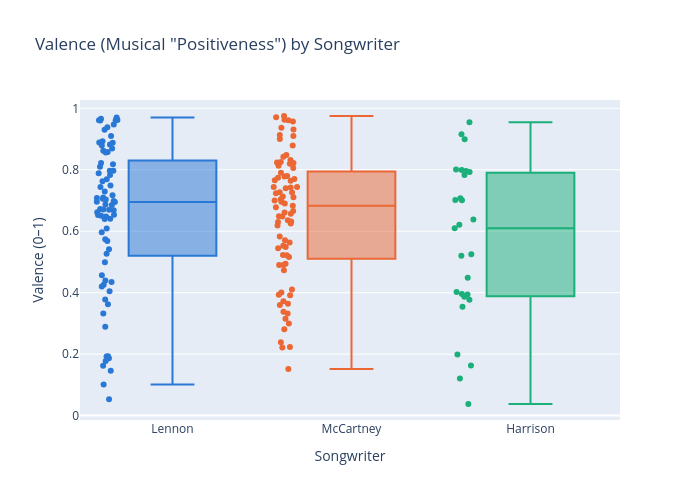

Notebook cell for this chart:
### Markdown cell above
### Box plot
A box shows the median (middle line), the middle 50% of songs (the box), and the range (whiskers). `points='all'` also draws each song; hover to see which one. [Docs](https://plotly.com/python/box-plots/)

### Code cell
fig = px.box(songs[songs['songwriter_group'].isin(big_three)],
             x='songwriter_group', y='valence', color='songwriter_group',
             color_discrete_map=songwriter_colors, points='all',
             hover_data=['title', 'year'],
             title='Valence (Musical "Positiveness") by Songwriter',
             labels={'songwriter_group': 'Songwriter', 'valence': 'Valence (0–1)'})
fig.update_layout(width=700, height=500, showlegend=False)
fig.show()

### Figure 1 — Plotly figure (JSON) as saved in the notebook; plotly's stock layout.template omitted (floating-point values rounded to 4 significant figures; data arrays with more than 128 entries replaced by an {"elided": "..."} marker saying what was removed)
{"data": [{"alignmentgroup": "True", "boxpoints": "all", "customdata": {"elided": "77x2 mixed values"}, "hovertemplate": "Songwriter=%{x}<br>Valence (0–1)=%{y}<br>title=%{customdata[0]}<br>year=%{customdata[1]}<extra></extra>", "legendgroup": "Lennon", "marker": {"color": "#2a78d6"}, "name": "Lennon", "notched": false, "offsetgroup": "Lennon", "orientation": "v", "showlegend": true, "type": "box", "x": ["Lennon", "Lennon", "Lennon", "Lennon", "Lennon", "Lennon", "Lennon", "Lennon", "Lennon", "Lennon", "Lennon", "Lennon", "Lennon", "Lennon", "Lennon", "Lennon", "Lennon", "Lennon", "Lennon", "Lennon", "Lennon", "Lennon", "Lennon", "Lennon", "Lennon", "Lennon", "Lennon", "Lennon", "Lennon", "Lennon", "Lennon", "Lennon", "Lennon", "Lennon", "Lennon", "Lennon", "Lennon", "Lennon", "Lennon", "Lennon", "Lennon", "Lennon", "Lennon", "Lennon", "Lennon", "Lennon", "Lennon", "Lennon", "Lennon", "Lennon", "Lennon", "Lennon", "Lennon", "Lennon", "Lennon", "Lennon", "Lennon", "Lennon", "Lennon", "Lennon", "Lennon", "Lennon", "Lennon", "Lennon", "Lennon", "Lennon", "Lennon", "Lennon", "Lennon", "Lennon", "Lennon", "Lennon", "Lennon", "Lennon", "Lennon", "Lennon", "Lennon"], "x0": " ", "xaxis": "x", "y": [0.797, 0.858, 0.879, 0.653, 0.966, 0.744, 0.597, 0.162, 0.71, 0.187, 0.362, 0.729, 0.332, 0.67, 0.527, 0.609, 0.574, 0.783, 0.81, 0.457, 0.893, 0.789, 0.93, 0.178, 0.44, 0.662, 0.763, 0.947, 0.654, 0.962, 0.889, 0.769, 0.91, 0.42, 0.641, 0.96, 0.698, 0.717, 0.856, 0.568, 0.862, 0.685, 0.193, 0.668, 0.97, 0.882, 0.869, 0.65, 0.961, 0.687, 0.888, 0.706, 0.499, 0.541, 0.405, 0.708, 0.695, 0.101, 0.822, 0.671, 0.672, 0.289, 0.192, 0.797, 0.938, 0.648, 0.703, 0.749, 0.0534, 0.146, 0.64, 0.435, 0.426, 0.961, 0.696, 0.818, 0.378], "y0": " ", "yaxis": "y"}, {"alignmentgroup": "True", "boxpoints": "all", "customdata": {"elided": "81x2 mixed values"}, "hovertemplate": "Songwriter=%{x}<br>Valence (0–1)=%{y}<br>title=%{customdata[0]}<br>year=%{customdata[1]}<extra></extra>", "legendgroup": "McCartney", "marker": {"color": "#eb6834"}, "name": "McCartney", "notched": false, "offsetgroup": "McCartney", "orientation": "v", "showlegend": true, "type": "box", "x": ["McCartney", "McCartney", "McCartney", "McCartney", "McCartney", "McCartney", "McCartney", "McCartney", "McCartney", "McCartney", "McCartney", "McCartney", "McCartney", "McCartney", "McCartney", "McCartney", "McCartney", "McCartney", "McCartney", "McCartney", "McCartney", "McCartney", "McCartney", "McCartney", "McCartney", "McCartney", "McCartney", "McCartney", "McCartney", "McCartney", "McCartney", "McCartney", "McCartney", "McCartney", "McCartney", "McCartney", "McCartney", "McCartney", "McCartney", "McCartney", "McCartney", "McCartney", "McCartney", "McCartney", "McCartney", "McCartney", "McCartney", "McCartney", "McCartney", "McCartney", "McCartney", "McCartney", "McCartney", "McCartney", "McCartney", "McCartney", "McCartney", "McCartney", "McCartney", "McCartney", "McCartney", "McCartney", "McCartney", "McCartney", "McCartney", "McCartney", "McCartney", "McCartney", "McCartney", "McCartney", "McCartney", "McCartney", "McCartney", "McCartney", "McCartney", "McCartney", "McCartney", "McCartney", "McCartney", "McCartney", "McCartney"], "x0": " ", "xaxis": "x", "y": [0.9, 0.778, 0.636, 0.822, 0.494, 0.91, 0.372, 0.842, 0.704, 0.74, 0.545, 0.82, 0.744, 0.813, 0.678, 0.619, 0.713, 0.332, 0.764, 0.239, 0.571, 0.563, 0.711, 0.806, 0.281, 0.522, 0.36, 0.649, 0.963, 0.553, 0.971, 0.683, 0.832, 0.79, 0.625, 0.937, 0.774, 0.364, 0.913, 0.3, 0.78, 0.41, 0.848, 0.744, 0.63, 0.338, 0.824, 0.726, 0.666, 0.401, 0.975, 0.549, 0.77, 0.727, 0.49, 0.648, 0.583, 0.879, 0.69, 0.393, 0.961, 0.766, 0.7, 0.523, 0.222, 0.49, 0.392, 0.632, 0.516, 0.931, 0.657, 0.742, 0.825, 0.661, 0.957, 0.152, 0.696, 0.315, 0.223, 0.473, 0.724], "y0": " ", "yaxis": "y"}, {"alignmentgroup": "True", "boxpoints": "all", "customdata": [["All Things Must Pass", 1969], ["Blue Jay Way", 1967], ["Circles - Esher Demo", 1968], ["Don't Bother Me", 1963], ["For You Blue", 1969], ["Here Comes the Sun", 1969], ["I Me Mine", 1970], ["I Need You", 1965], ["I Want to Tell You", 1966], ["If I Needed Someone", 1965], ["It's All Too Much", 1967], ["Long, Long, Long", 1968], ["Love You to", 1966], ["Not Guilty", 1968], ["Old Brown Shoe", 1969], ["Only a Northern Song", 1967], ["Piggies", 1968], ["Savoy Truffle", 1968], ["Something", 1969], ["Sour Milk Sea - Esher Demo", 1968], ["Taxman", 1966], ["The Inner Light", 1968], ["Think for Yourself", 1965], ["While My Guitar Gently Weeps", 1968], ["Within You Without You", 1967], ["You Know What to Do", 1964], ["You Like Me Too Much", 1965]], "hovertemplate": "Songwriter=%{x}<br>Valence (0–1)=%{y}<br>title=%{customdata[0]}<br>year=%{customdata[1]}<extra></extra>", "legendgroup": "Harrison", "marker": {"color": "#1baf7a"}, "name": "Harrison", "notched": false, "offsetgroup": "Harrison", "orientation": "v", "showlegend": true, "type": "box", "x": ["Harrison", "Harrison", "Harrison", "Harrison", "Harrison", "Harrison", "Harrison", "Harrison", "Harrison", "Harrison", "Harrison", "Harrison", "Harrison", "Harrison", "Harrison", "Harrison", "Harrison", "Harrison", "Harrison", "Harrison", "Harrison", "Harrison", "Harrison", "Harrison", "Harrison", "Harrison", "Harrison"], "x0": " ", "xaxis": "x", "y": [0.61, 0.0378, 0.121, 0.916, 0.955, 0.394, 0.525, 0.638, 0.449, 0.796, 0.199, 0.163, 0.707, 0.621, 0.396, 0.801, 0.52, 0.793, 0.377, 0.402, 0.783, 0.387, 0.799, 0.702, 0.354, 0.701, 0.899], "y0": " ", "yaxis": "y"}], "layout": {"boxmode": "overlay", "height": 500, "legend": {"title": {"text": "Songwriter"}, "tracegroupgap": 0}, "showlegend": false, "title": {"text": "Valence (Musical \"Positiveness\") by Songwriter"}, "width": 700, "xaxis": {"anchor": "y", "categoryarray": ["Lennon", "McCartney", "Harrison"], "categoryorder": "array", "domain": [0, 1], "title": {"text": "Songwriter"}}, "yaxis": {"anchor": "x", "domain": [0, 1], "title": {"text": "Valence (0–1)"}}}}
